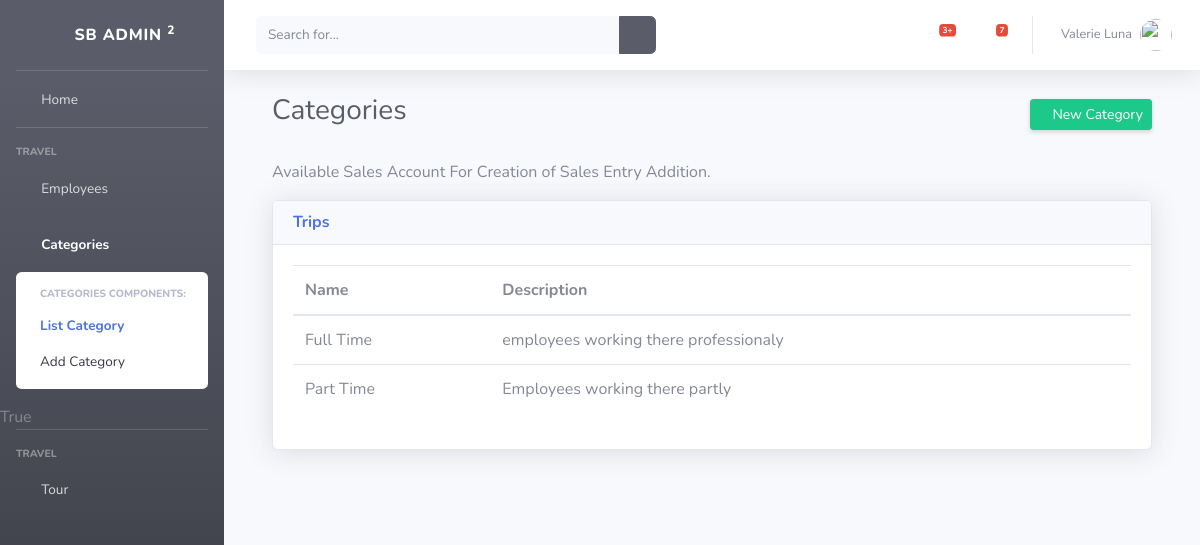
The app's page /tour/category/list/ with its own data.
### tour/models/category.py (models this page shows, shortened)
class Category(models.Model):
    name = models.CharField(max_length=150)
    description = models.CharField(max_length=500)

### tour/views/category.py (the view)
# urls.py: path('category/list/', list_categories, name="list_categories"),
def list_categories(request):
    template = "category/list.html"
    categories = Category.objects.all()
    context = {"categories": categories, "list_category_active": "active", "category_show": "show",
               "category_active": "active"}
    return render(request, template, context)

### templates/category/list.html (shortened to what this page needs)
{% extends 'base.html' %}
{% load static %}
{% block style_link %} <link href="/static/admin/vendor/datatables/dataTables.bootstrap4.min.css" rel="stylesheet"> {% endblock style_link %}
{% block content %}
    <div class="container-fluid">
        <div class="d-sm-flex align-items-center justify-content-between">
            <h1 class="h3 mb-2 text-gray-800">Categories</h1>
            <a href="{% url 'add_category' %}" class="d-none d-sm-inline-block btn btn-sm btn-success shadow-sm">
                <i class="fas fa-plus fa-sm text-white-500"></i> New Category
            </a>
        </div><br>
        <p>Available Sales Account For Creation of Sales Entry Addition.</p>
        <div class="card shadow mb-5">
        <div class="card-header">
            <h6 class="m-0 font-weight-bold text-primary">Trips</h6>
        </div>
        <div class="card-body">
            <table class="table table-hover" id="dataTable" width="100%" cellspacing="0">
                <thead>
                    <tr>
                        <th>Name</th>
                        <th>Description</th>
                    </tr>
                </thead>
                {% for category in categories %}
                    <tr>
                        <td> {{ category.name }} </td>
                        <td> {{ category.description }} </td>
                    </tr>
                {% endfor %}
            </table>
    </div>
{% endblock content %}

### records on screen
Category: name "Full Time", description "employees working there professionaly"
Category: name "Part Time", description "Employees working there partly"
